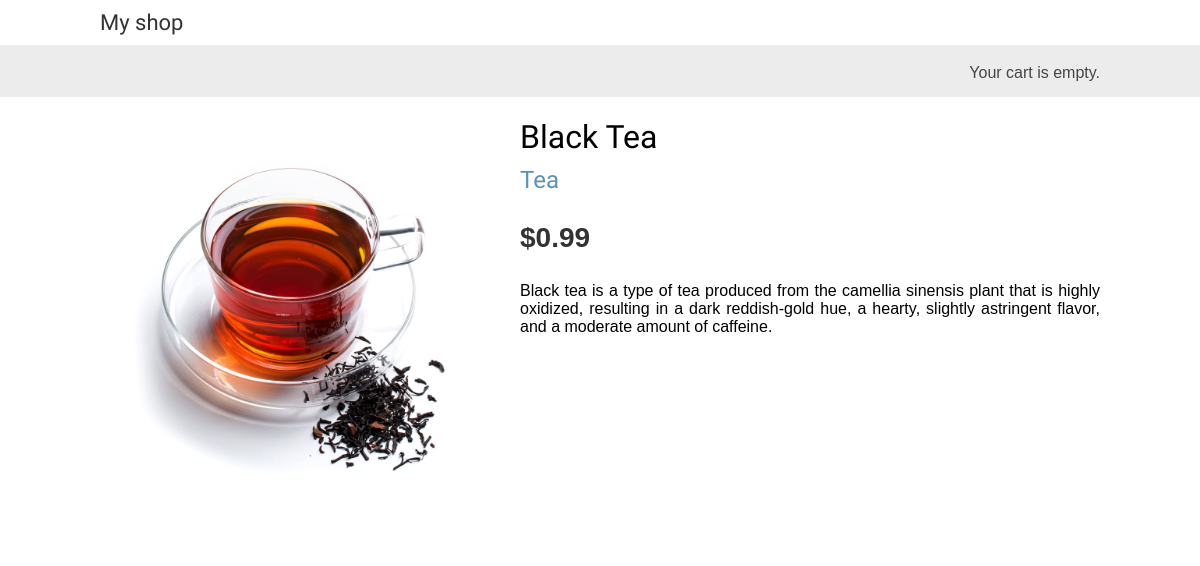
/2/black-tea/, run on the app's committed database.
### store/models.py (models this page shows, shortened)
class Product(models.Model):
    category = models.ForeignKey(Category, related_name='products', on_delete=models.CASCADE)
    name = models.CharField(max_length=200)
    slug = models.SlugField(max_length=200)
    image = models.ImageField(upload_to='products/%Y/%m/%d', blank=True)
    description = models.TextField(blank=True)
    price = models.DecimalField(max_digits=10, decimal_places=2)
    available = models.BooleanField(default=True)
    created = models.DateTimeField(auto_now_add=True)
    updated = models.DateTimeField(auto_now=True)
    class Meta:
        ordering = ['name']
        indexes = [
            models.Index(fields=['id', 'slug']),
            models.Index(fields=['name']),
            models.Index(fields=['-created']),
        ]

class Category(models.Model):
    name = models.CharField(max_length=200)
    slug = models.SlugField(max_length=200, unique=True)
    class Meta:
        ordering = ['name']
        indexes = [
            models.Index(fields=['name']),
        ]
        verbose_name = 'category'
        verbose_name_plural = 'categories'
    def __str__(self):
        return self.name
    def get_absolute_url(self):
        return reverse('store:product_list_by_category', args=[self.slug])

### store/views.py (the view)
# urls.py: path('<int:id>/<slug:slug>/', views.product_detail, name='product_detail'),
def product_detail(request, id, slug):
    product = get_object_or_404(Product, id=id, slug=slug, available=True)
    context = {
        'product': product
    }
    return render(request, 'store/product/detail.html', context)

### store/templates/store/product/detail.html (shortened to what this page needs)
{% extends "store/base.html" %}
{% load static %}
{% block content %}
    <div class="product-detail">
        <img src="{% if product.image %}{{ product.image.url }}{% else %}{% static "img/no_image.png" %}{% endif %}">
        <h1>{{ product.name }}</h1>
        <h2>
            <a href="{{ product.category.get_absolute_url }}">
            {{ product.category }}
            </a>
        </h2>
        <p class="price">${{ product.price }}</p>
        {{ product.description|linebreaks }}
    </div>
{% endblock %}

### store/static/css/base.css (style rules this page uses)
body { margin:0; padding:0; font-family:helvetica, sans-serif; }
h1, h2, h3, h4, h5 , h6 { font-family: 'Ubuntu', sans-serif; font-weight:normal; }
a { text-decoration:none; color:#5993bb; }
.product-detail { text-align:justify; }
.product-detail .price { color:#333; font-size:28px; font-weight:bold; }
.product-detail img { width:40%; float:left; padding:0 20px 20px 0; }
.product-detail h1 { margin-bottom:0; }
.product-detail h2 { margin-top:10px; }

### data on the page
Product: image (picture), name "Black Tea", category "Tea", price "0.99", description "Black tea is a type of tea produced from the camellia sinensis plant that is highly oxidized, resulting in a dark reddish-gold hue, a hearty, slightly astringent flavor, and a moderate amount of caffeine."
